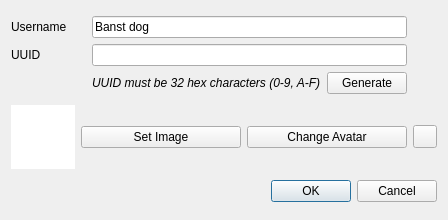
<?xml version="1.0" encoding="UTF-8"?>
<ui version="4.0">
 <class>NewUserDialog</class>
 <widget class="QDialog" name="NewUserDialog">
  <property name="geometry">
   <rect>
    <x>0</x>
    <y>0</y>
    <width>448</width>
    <height>220</height>
   </rect>
  </property>
  <property name="windowTitle">
   <string>New User</string>
  </property>
  <layout class="QGridLayout" name="gridLayout_2">
   <item row="2" column="1" colspan="3">
    <widget class="QDialogButtonBox" name="buttonBox">
     <property name="orientation">
      <enum>Qt::Orientation::Horizontal</enum>
     </property>
     <property name="standardButtons">
      <set>QDialogButtonBox::StandardButton::Cancel|QDialogButtonBox::StandardButton::Ok</set>
     </property>
    </widget>
   </item>
   <item row="1" column="2">
    <widget class="QPushButton" name="setAvatar">
     <property name="text">
      <string>Change Avatar</string>
     </property>
    </widget>
   </item>
   <item row="1" column="1">
    <widget class="QPushButton" name="selectImage">
     <property name="text">
      <string>Set Image</string>
     </property>
    </widget>
   </item>
   <item row="1" column="3">
    <widget class="QToolButton" name="revert">
     <property name="text">
      <string/>
     </property>
    </widget>
   </item>
   <item row="0" column="0" colspan="4">
    <layout class="QGridLayout" name="gridLayout">
     <item row="1" column="0">
      <widget class="QLabel" name="label">
       <property name="text">
        <string>UUID</string>
       </property>
      </widget>
     </item>
     <item row="0" column="1" colspan="2">
      <widget class="QLineEdit" name="username">
       <property name="text">
        <string>Banst dog</string>
       </property>
      </widget>
     </item>
     <item row="1" column="1" colspan="2">
      <widget class="QLineEdit" name="uuid"/>
     </item>
     <item row="0" column="0">
      <widget class="QLabel" name="label_2">
       <property name="text">
        <string>Username</string>
       </property>
      </widget>
     </item>
     <item row="2" column="1">
      <widget class="QLabel" name="label_3">
       <property name="font">
        <font>
         <italic>true</italic>
        </font>
       </property>
       <property name="text">
        <string>UUID must be 32 hex characters (0-9, A-F)</string>
       </property>
      </widget>
     </item>
     <item row="2" column="2">
      <widget class="QPushButton" name="generate">
       <property name="text">
        <string>Generate</string>
       </property>
      </widget>
     </item>
     <item row="1" column="3">
      <widget class="QLabel" name="uuidVerified">
       <property name="sizePolicy">
        <sizepolicy hsizetype="Fixed" vsizetype="Preferred">
         <horstretch>0</horstretch>
         <verstretch>0</verstretch>
        </sizepolicy>
       </property>
       <property name="minimumSize">
        <size>
         <width>24</width>
         <height>0</height>
        </size>
       </property>
      </widget>
     </item>
     <item row="0" column="3">
      <widget class="QLabel" name="usernameVerified">
       <property name="text">
        <string/>
       </property>
      </widget>
     </item>
    </layout>
   </item>
   <item row="1" column="0">
    <widget class="QGraphicsView" name="image">
     <property name="sizePolicy">
      <sizepolicy hsizetype="Expanding" vsizetype="Expanding">
       <horstretch>0</horstretch>
       <verstretch>0</verstretch>
      </sizepolicy>
     </property>
     <property name="minimumSize">
      <size>
       <width>64</width>
       <height>64</height>
      </size>
     </property>
     <property name="maximumSize">
      <size>
       <width>64</width>
       <height>64</height>
      </size>
     </property>
     <property name="frameShape">
      <enum>QFrame::Shape::NoFrame</enum>
     </property>
     <property name="frameShadow">
      <enum>QFrame::Shadow::Plain</enum>
     </property>
     <property name="verticalScrollBarPolicy">
      <enum>Qt::ScrollBarPolicy::ScrollBarAlwaysOff</enum>
     </property>
     <property name="horizontalScrollBarPolicy">
      <enum>Qt::ScrollBarPolicy::ScrollBarAlwaysOff</enum>
     </property>
     <property name="interactive">
      <bool>false</bool>
     </property>
    </widget>
   </item>
  </layout>
 </widget>
 <resources/>
 <connections>
  <connection>
   <sender>buttonBox</sender>
   <signal>accepted()</signal>
   <receiver>NewUserDialog</receiver>
   <slot>accept()</slot>
   <hints>
    <hint type="sourcelabel">
     <x>248</x>
     <y>254</y>
    </hint>
    <hint type="destinationlabel">
     <x>157</x>
     <y>274</y>
    </hint>
   </hints>
  </connection>
  <connection>
   <sender>buttonBox</sender>
   <signal>rejected()</signal>
   <receiver>NewUserDialog</receiver>
   <slot>reject()</slot>
   <hints>
    <hint type="sourcelabel">
     <x>316</x>
     <y>260</y>
    </hint>
    <hint type="destinationlabel">
     <x>286</x>
     <y>274</y>
    </hint>
   </hints>
  </connection>
 </connections>
</ui>
